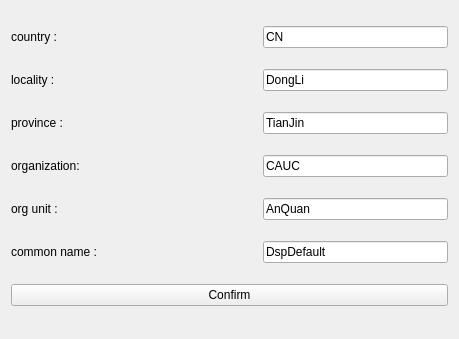
<?xml version="1.0" encoding="UTF-8"?>
<ui version="4.0">
 <class>Form</class>
 <widget class="QWidget" name="Form">
  <property name="geometry">
   <rect>
    <x>0</x>
    <y>0</y>
    <width>459</width>
    <height>339</height>
   </rect>
  </property>
  <property name="windowTitle">
   <string>Form</string>
  </property>
  <layout class="QHBoxLayout" name="horizontalLayout">
   <item>
    <layout class="QVBoxLayout" name="verticalLayout_2">
     <item>
      <layout class="QHBoxLayout" name="horizontalLayout_6" stretch="2,2,3">
       <item>
        <widget class="QLabel" name="label">
         <property name="text">
          <string>country :</string>
         </property>
        </widget>
       </item>
       <item>
        <spacer name="horizontalSpacer">
         <property name="orientation">
          <enum>Qt::Horizontal</enum>
         </property>
         <property name="sizeHint" stdset="0">
          <size>
           <width>40</width>
           <height>20</height>
          </size>
         </property>
        </spacer>
       </item>
       <item>
        <widget class="QLineEdit" name="country_edit">
         <property name="text">
          <string>CN</string>
         </property>
        </widget>
       </item>
      </layout>
     </item>
     <item>
      <layout class="QHBoxLayout" name="horizontalLayout_7" stretch="2,2,3">
       <item>
        <widget class="QLabel" name="label_2">
         <property name="text">
          <string>locality :</string>
         </property>
        </widget>
       </item>
       <item>
        <spacer name="horizontalSpacer_2">
         <property name="orientation">
          <enum>Qt::Horizontal</enum>
         </property>
         <property name="sizeHint" stdset="0">
          <size>
           <width>40</width>
           <height>20</height>
          </size>
         </property>
        </spacer>
       </item>
       <item>
        <widget class="QLineEdit" name="locality_edit">
         <property name="text">
          <string>DongLi</string>
         </property>
        </widget>
       </item>
      </layout>
     </item>
     <item>
      <layout class="QHBoxLayout" name="horizontalLayout_5" stretch="2,2,3">
       <item>
        <widget class="QLabel" name="label_3">
         <property name="text">
          <string>province :</string>
         </property>
        </widget>
       </item>
       <item>
        <spacer name="horizontalSpacer_3">
         <property name="orientation">
          <enum>Qt::Horizontal</enum>
         </property>
         <property name="sizeHint" stdset="0">
          <size>
           <width>40</width>
           <height>20</height>
          </size>
         </property>
        </spacer>
       </item>
       <item>
        <widget class="QLineEdit" name="province_edit">
         <property name="text">
          <string>TianJin</string>
         </property>
        </widget>
       </item>
      </layout>
     </item>
     <item>
      <layout class="QHBoxLayout" name="horizontalLayout_8" stretch="2,2,3">
       <item>
        <widget class="QLabel" name="label_4">
         <property name="text">
          <string>organization:</string>
         </property>
        </widget>
       </item>
       <item>
        <spacer name="horizontalSpacer_4">
         <property name="orientation">
          <enum>Qt::Horizontal</enum>
         </property>
         <property name="sizeHint" stdset="0">
          <size>
           <width>40</width>
           <height>20</height>
          </size>
         </property>
        </spacer>
       </item>
       <item>
        <widget class="QLineEdit" name="org_edit">
         <property name="text">
          <string>CAUC</string>
         </property>
        </widget>
       </item>
      </layout>
     </item>
     <item>
      <layout class="QHBoxLayout" name="horizontalLayout_3" stretch="2,2,3">
       <item>
        <widget class="QLabel" name="label_5">
         <property name="text">
          <string>org unit :</string>
         </property>
        </widget>
       </item>
       <item>
        <spacer name="horizontalSpacer_5">
         <property name="orientation">
          <enum>Qt::Horizontal</enum>
         </property>
         <property name="sizeHint" stdset="0">
          <size>
           <width>40</width>
           <height>20</height>
          </size>
         </property>
        </spacer>
       </item>
       <item>
        <widget class="QLineEdit" name="orgunit_edit">
         <property name="text">
          <string>AnQuan</string>
         </property>
        </widget>
       </item>
      </layout>
     </item>
     <item>
      <layout class="QHBoxLayout" name="horizontalLayout_2" stretch="2,2,3">
       <item>
        <widget class="QLabel" name="label_6">
         <property name="text">
          <string>common name :</string>
         </property>
        </widget>
       </item>
       <item>
        <spacer name="horizontalSpacer_6">
         <property name="orientation">
          <enum>Qt::Horizontal</enum>
         </property>
         <property name="sizeHint" stdset="0">
          <size>
           <width>40</width>
           <height>20</height>
          </size>
         </property>
        </spacer>
       </item>
       <item>
        <widget class="QLineEdit" name="comname_edit">
         <property name="text">
          <string>DspDefault</string>
         </property>
        </widget>
       </item>
      </layout>
     </item>
     <item>
      <widget class="QPushButton" name="confirm_btn">
       <property name="text">
        <string>Confirm</string>
       </property>
      </widget>
     </item>
    </layout>
   </item>
  </layout>
 </widget>
 <resources/>
 <connections/>
</ui>
